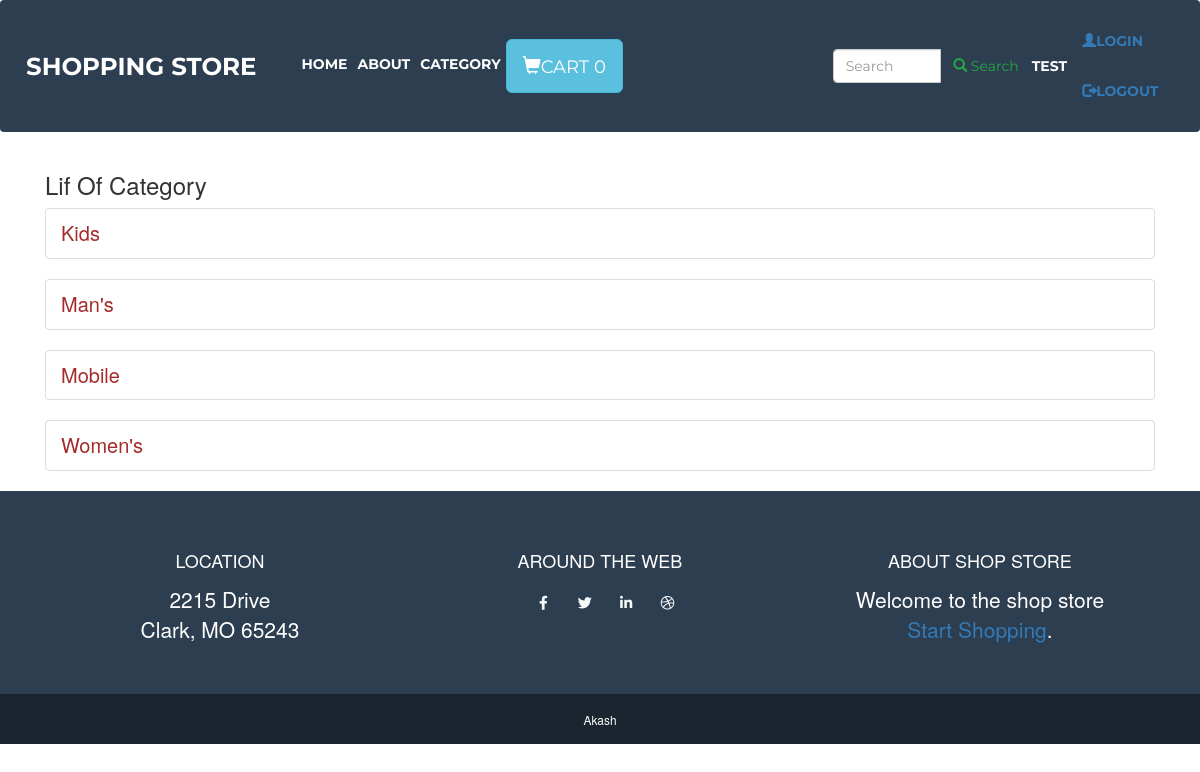
The app's page /category/list/ (signed in) with its own data.
### accounts/models.py (models this page shows, shortened)
class User(AbstractBaseUser):
    email       = models.EmailField(max_length=255, unique=True)
    username   = models.CharField(max_length=255, blank=True, null=True)
    first_name = models.CharField(max_length=30,
                                  help_text='First Name of the user.')
    last_name = models.CharField(max_length=30,
                                 help_text='Last Name of the user.')
    is_active   = models.BooleanField(default=True)
    staff       = models.BooleanField(default=False)
    admin       = models.BooleanField(default=False)
    timestamp   = models.DateTimeField(auto_now_add=True)
    USERNAME_FIELD = 'email'
    REQUIRED_FIELDS = ['username']
    objects = UserManager()

### cart/models.py (models this page shows, shortened)
class Order(models.Model):
    owner = models.ForeignKey(User,null=True,blank=True,on_delete=models.CASCADE)
    ref_code = models.CharField(max_length= 15)
    is_ordered = models.BooleanField(default= False)
    items = models.ManyToManyField(OrderItem)
    date_ordered = models.DateTimeField(auto_now_add=True)

### category/models.py (models this page shows, shortened)
class Category(models.Model):
    name = models.CharField(max_length=150, db_index=True)
    created_at = models.DateTimeField(auto_now_add=True)
    updated_at = models.DateTimeField(auto_now=True)
    class Meta:
        ordering = ('name', )
        verbose_name = 'category'
        verbose_name_plural = 'categories'

### category/views.py (the view)
# urls.py: path('list/', views.CategoryListView.as_view(), name='category_list'),
class CategoryListView(ListView):
    template_name = 'category/category_list.html'
    model = Category

### cart/templatetags/add_tags.py (called while the page is built)
@register.simple_tag
def cart_item_count(user):
    try:
        count = Order.objects.filter(owner__username = user, is_ordered=False)[0].items.count()
        return count
    except:
        return 0

### category/templates/category/category_list.html (shortened to what this page needs)
{% extends 'base/index.html' %} {% load static %} {% block pagecontent %}
<div class="container">
    <h3>Lif Of Category</h3>
    {% for obj in object_list %}
   <ul class="list-group">
     <li class="list-group-item"><a  href="{% url 'category:category_type' obj.pk  %}" class="link">{{obj.name}}</a></li>
    </ul>
    {% endfor %}
</div>
{% endblock %}

### templates/base/index.html (shortened to what this page needs)
<!DOCTYPE html> {% load static %} {% load add_tags   %}
<html lang="en">
<head>
  <link href="{% static 'vendor/fontawesome-free/css/all.min.css' %}" rel="stylesheet" type="text/css">
  <link href="{% static  'css/freelancer.min.css' %}" rel="stylesheet">
  <link rel="stylesheet" href="https://maxcdn.bootstrapcdn.com/bootstrap/3.4.0/css/bootstrap.min.css">
</head>
<body id="page-top">
  <nav class="navbar navbar-expand-lg bg-secondary text-uppercase fixed-top" id="mainNav">
    <div class="container">
      <a class="navbar-brand js-scroll-trigger" href="{% url 'products:list' %}">Shopping Store</a>
      <div class="collapse navbar-collapse" id="navbarResponsive">
        <ul class="navbar-nav mr-auto">
          <li class="nav-item active">
            <a class="nav-link" href="{% url 'products:list' %}">Home
            </a>
          </li>
          <li class="nav-item">
            <a class="nav-link" href="{% url 'products:about' %}">About</a>
          </li>
          <li class="nav-item">
            <a class="nav-link" href="{% url 'category:category_list' %}">Category</a>
          </li>
          <li class="nav-item">
            <a href="{% url 'cart:order_summary' %}" class="btn btn-info btn-lg">
              <span class="glyphicon glyphicon-shopping-cart"></span>Cart {% cart_item_count request.user.username %}
            </a>
          </li>
        </ul>
      </div>
    </div>
    {% include 'search/search-form.html' %}
    {% if  request.user.is_authenticated %}
         <span style="color: white"> {{request.user.username}}</span>
    {% endif %}
    <ul class="nav navbar-nav navbar-right">
      <li>
              <a href="{% url 'accounts:login' %}">
                <span class="glyphicon glyphicon-user"></span>Login
              </a>
      </li>
      {% if  request.user.is_authenticated %}
      <li>
          <a href="{% url 'accounts:logout' %}">
              <span class="glyphicon glyphicon-log-out"></span>Logout
            </a>
      </li>
      {% endif %}
    </ul>
  </nav>
  {% block pagecontent %} {% endblock %}
  <footer class="footer text-center">
    <div class="container">
      <div class="row">
        <div class="col-lg-4 mb-5 mb-lg-0">
          <h4 class="text-uppercase mb-4">Location</h4>
          <p class="lead mb-0">2215  Drive
            <br>Clark, MO 65243</p>
        </div>
        <div class="col-lg-4 mb-5 mb-lg-0">
          <h4 class="text-uppercase mb-4">Around the Web</h4>
          <a class="btn btn-outline-light btn-social mx-1" href="#">
            <i class="fab fa-fw fa-facebook-f"></i>
          </a>
          <a class="btn btn-outline-light btn-social mx-1" href="#">
            <i class="fab fa-fw fa-twitter"></i>
          </a>
          <a class="btn btn-outline-light btn-social mx-1" href="#">
            <i class="fab fa-fw fa-linkedin-in"></i>
          </a>
          <a class="btn btn-outline-light btn-social mx-1" href="#">
            <i class="fab fa-fw fa-dribbble"></i>
          </a>
        </div>
        <div class="col-lg-4">
          <h4 class="text-uppercase mb-4">About shop Store</h4>
          <p class="lead mb-0">Welcome  to the shop store<br>
            <a href="#">Start Shopping</a>.</p>
        </div>
      </div>
    </div>
  </footer>
  <section class="copyright py-4 text-center text-white">
    <div class="container">
      <small>Akash </small>
    </div>
  </section>
</body>
</html>

### category/templates/category/category_list.html (style rules this page uses)
.link { color:brown; text-decoration-line: none; font-size: 20px; }

### records on screen
User: is_active+password+username "0", user.username "TEST"
Category: name "Kids"
Category: name "Man's"
Category: name "Mobile"
Category: name "Women's"
